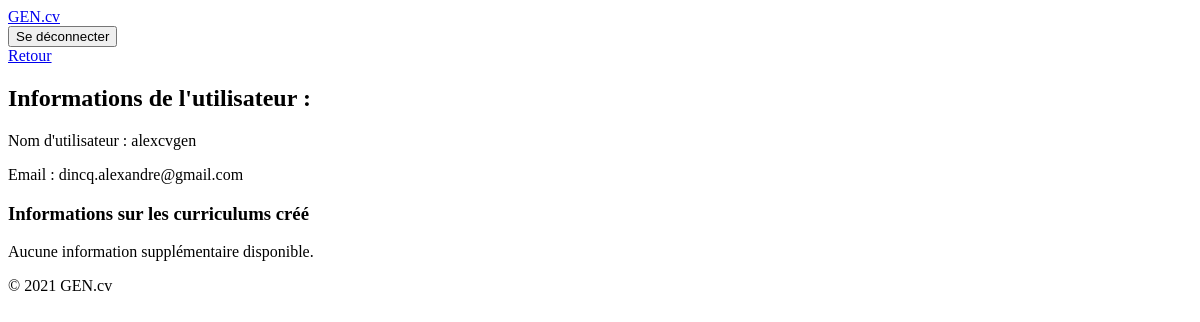
Page /users/user-info/ (signed in) on the earlier database version.
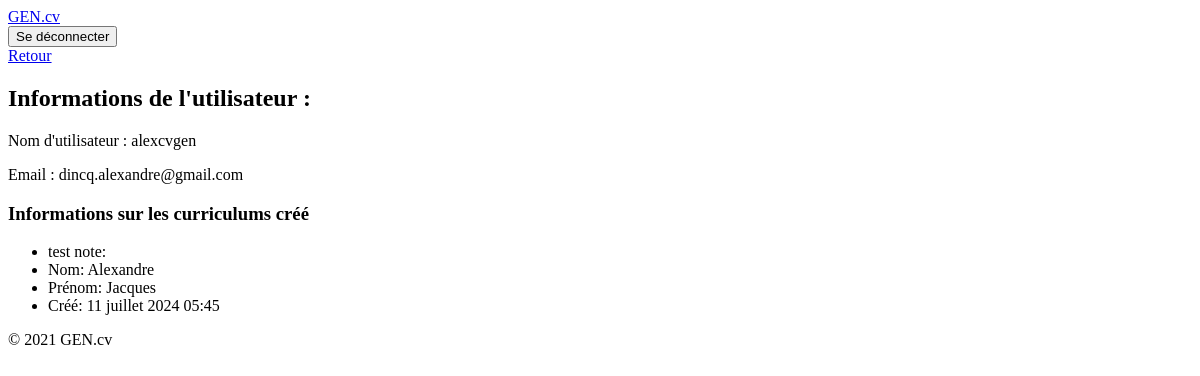
Same page on the later database version.
### curriculum/models.py (models this page shows, shortened)
class Info(models.Model):
    title = models.CharField("titre du curriculm", max_length=120)
    lastname = models.CharField("nom de la personne", max_length=120)
    firstname = models.CharField("prénom de la personne", max_length=120, blank=True, null=True)
    type_of_Contract = models.CharField("type de contrat", max_length=120, blank=True, null=True)
    date_of_birth = models.DateField("date de naissance de la personne", blank=True, null=True)
    place_of_birth = models.CharField("lieu de naissance de la personne", max_length=120, blank=True, null=True)
    address = models.CharField("adresse de la personne", max_length=120, blank=True, null=True)
    city = models.CharField("ville", max_length=120, blank=True, null=True)
    state = models.CharField("état", max_length=120, blank=True, null=True)
    zip_code = models.IntegerField("code postal", blank=True, null=True)
    phone = models.IntegerField("téléphone de la personne", blank=True, null=True)
    email = models.EmailField("email de la personne", max_length=100, blank=True, null=True)
    photo = models.ImageField("photo de la personne", upload_to='photos/', blank=True, null=True)
    motivation = models.TextField("motivation de la personne", blank=True, null=True)
    is_active = models.BooleanField("curriculum is active?", default=False)
    created_at = models.DateTimeField("date de création", auto_now_add=True)
    updated_at = models.DateTimeField("date de modification", auto_now=True)
    hobbies = models.ManyToManyField(to="Hobby", related_name="hobbies", blank=True)
    formations = models.ManyToManyField(to="Formation", related_name="formations", blank=True)
    experiences = models.ManyToManyField(to="Experience", related_name="experiences", blank=True)
    skills = models.ManyToManyField(to="Skill", related_name="skills", blank=True)
    languages = models.ManyToManyField(to="Language", related_name="languages", blank=True)
    user = models.ForeignKey(settings.AUTH_USER_MODEL, on_delete=models.CASCADE, related_name='users')
    class Meta:
        verbose_name = "Info"
        verbose_name_plural = "Infos"

### users/views.py (the view)
# urls.py: path('user-info/', views.user_info_view, name='user_info'),
def user_info_view(request):
    if not request.user.is_authenticated:
        return redirect('users:login')
    user_data = Info.objects.filter(user=request.user)
    return render(request, 'users/user_info.html', {'data': user_data})

### templates/users/user_info.html
{% extends "base.html" %}
{% block content %}
<section class='w-full flex flex-col justify-center items-center '>
<div class='w-full flex flex-col justify-end items-end '>
  <a
    class="btn btn-primary my-2 w-22 flex justify-end mr-1 "
    href="#" onclick="window.history.back(); return false;">
    Retour
  </a>
</div>
<div class="w-full flex flex-col text-black bg-gray-100 rounded-md p-4 ">
    <h2 class='mt-6 p-4 text-3xl underline'>Informations de l'utilisateur :</h2>
    <p class='px-4'>Nom d'utilisateur : {{ request.user.username }}</p>
    <p class='px-4'>Email : {{ request.user.email }}</p>
    <h3 class='mt-6 p-4 text-2xl'>Informations sur les curriculums créé</h3>
    {% if data %}
        <ul class='p-4 border-2 rounded-md'>
            {% for info in data %}
                <li class='text-xl underline'>{{ info.title }}:</li>
                <li class=''>Nom: {{ info.lastname }}</li>
                <li class=''>Prénom: {{ info.firstname }}</li>
                <li class=''>Créé: {{ info.created_at }}</li>
            {% endfor %}
        </ul>
    {% else %}
        <p class=''>Aucune information supplémentaire disponible.</p>
    {% endif %}
</div>
</section>
{% endblock %}

Differences in the rows shown:
added Info: title "test note", lastname "Alexandre", firstname "Jacques", created_at "11 juillet 2024 05:45"
Other differences:
text no longer shown: "Aucune information supplémentaire disponible."
